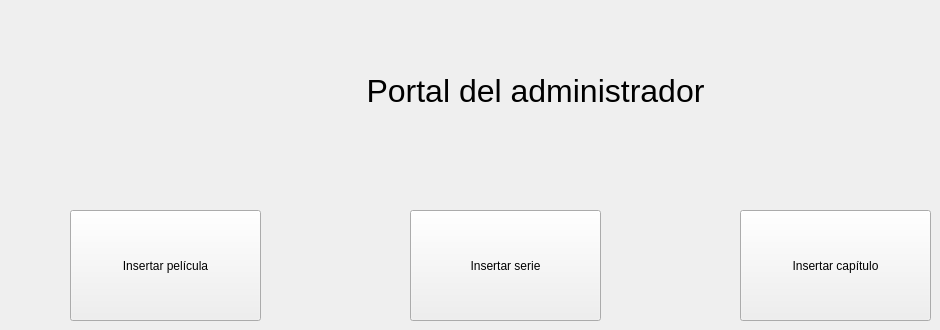
    <widget class="QWidget" name="Admin">
     <widget class="QLabel" name="label">
      <property name="geometry">
       <rect>
        <x>290</x>
        <y>20</y>
        <width>491</width>
        <height>141</height>
       </rect>
      </property>
      <property name="font">
       <font>
        <pointsize>24</pointsize>
       </font>
      </property>
      <property name="text">
       <string>Portal del administrador</string>
      </property>
      <property name="alignment">
       <set>Qt::AlignCenter</set>
      </property>
     </widget>
     <widget class="QPushButton" name="pushButton_3">
      <property name="geometry">
       <rect>
        <x>70</x>
        <y>210</y>
        <width>191</width>
        <height>111</height>
       </rect>
      </property>
      <property name="text">
       <string>Insertar película</string>
      </property>
     </widget>
     <widget class="QPushButton" name="pushButton_4">
      <property name="geometry">
       <rect>
        <x>410</x>
        <y>210</y>
        <width>191</width>
        <height>111</height>
       </rect>
      </property>
      <property name="text">
       <string>Insertar serie</string>
      </property>
     </widget>
     <widget class="QPushButton" name="pushButton_5">
      <property name="geometry">
       <rect>
        <x>740</x>
        <y>210</y>
        <width>191</width>
        <height>111</height>
       </rect>
      </property>
      <property name="text">
       <string>Insertar capítulo</string>
      </property>
     </widget>
    </widget>
